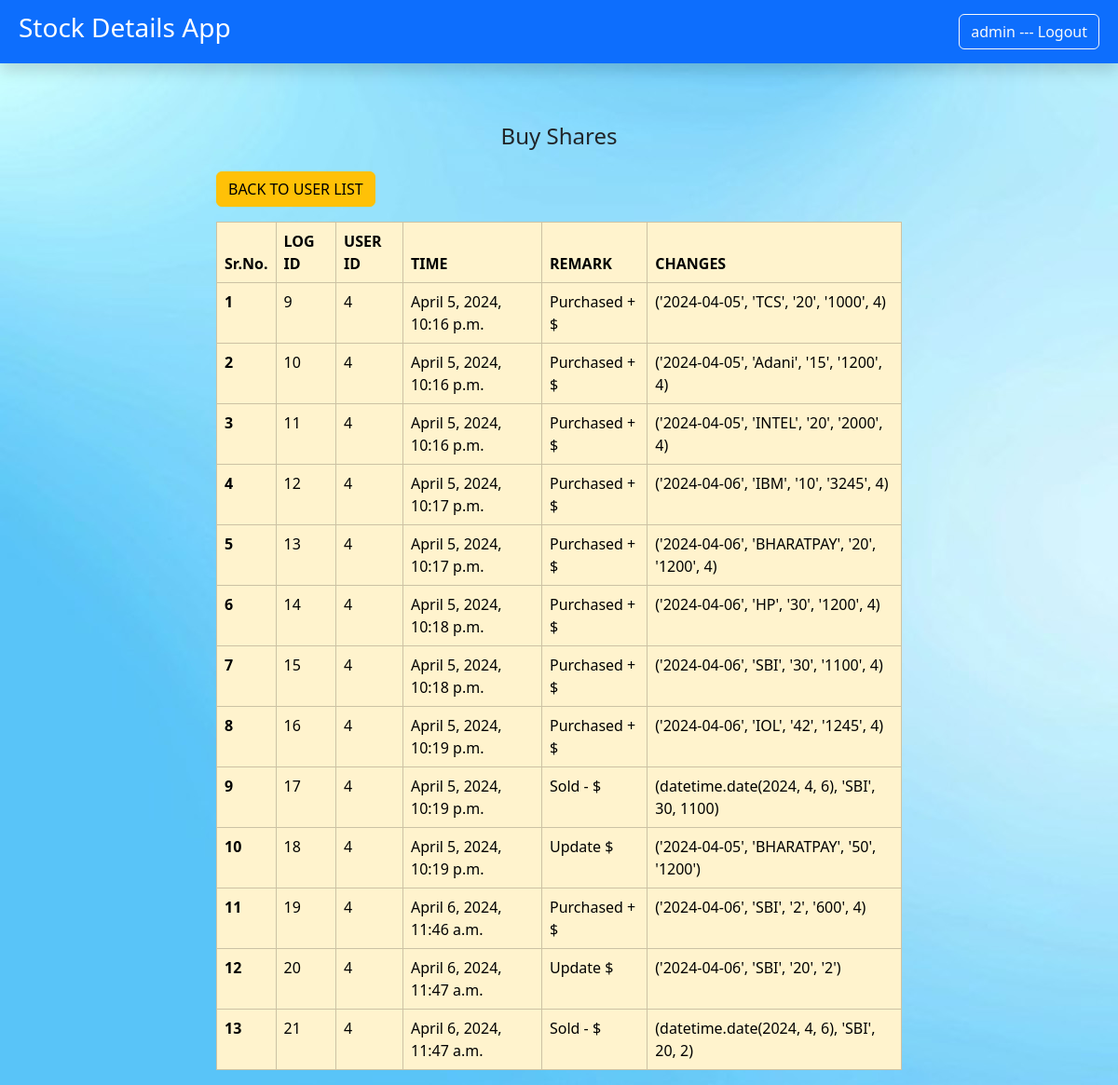
/user_logs/4 (signed in), run on the app's committed database.
### sharesapp/models.py (models this page shows)
class UserLogDetails(models.Model):
    log_id=models.BigAutoField(auto_created=True,primary_key=True)
    uid=models.IntegerField()
    time=models.DateTimeField(auto_now=True)
    remark=models.CharField(max_length=250)
    changes=models.CharField(max_length=250)

### sharesapp/views.py (the view)
# urls.py: path('user_logs/<int:id>',views.user_logs,name="USER_LOGS")
@login_required(login_url="LOG_IN")
def user_logs(request,id=None):
    if request.method=="GET" and id!=None :
        userlogs=UserLogDetails.objects.all().filter(uid=id)                #filter log according to user id
    return render(request,'sharesapp/user_logs.html',{'userlogs':userlogs})

### sharesapp/templates/sharesapp/user_logs.html (shortened to what this page needs)
{% extends "base.html" %}
{% block content %}
<div class="container mt-5">
    <div class="row">
        <div class="col-md-8 mx-auto">
          <ul class="nav justify-content-center mt-3">
            <li class="nav-item">
               <h4>Buy Shares</h4>
            </li>
          </ul>
        </div>
    </div>
    <div class="row">
      <div class="col-md-8 mx-auto">
        <a button type="button" class="btn btn-warning mt-3" href="{% url 'USER_LIST' %}">BACK TO USER LIST </a>
        <table class="table table-bordered border-primary mt-3">
            <thead>
                <tr class="table-warning">
                <th scope="col">Sr.No.</th>
                <th scope="col">LOG ID</th>
                <th scope="col">USER ID</th>
                <th scope="col">TIME</th>
                <th scope="col">REMARK</th>
                <th scope="col">CHANGES</th>
                </tr>
            </thead>
            <tbody>
                {% for rec in userlogs %}
                <tr class="table-warning">
                    <th scope="row">{{forloop.counter}}</th>
                    <td>{{ rec.log_id }}</td>
                    <td>{{ rec.uid }}</td>
                    <td>{{ rec.time }}</td>
                    <td>{{ rec.remark }}</td>
                    <td>{{ rec.changes }}</td>
                </tr>
                {% endfor %}
            </tbody>
            </table>
    </div>
</div>
{% endblock content %}

### sharesapp/templates/sharesapp/base.html (shortened to what this page needs)
<!doctype html>
{% load static %}
<html lang="en">
  <head>
    <link href="https://cdn.jsdelivr.net/npm/bootstrap@5.3.2/dist/css/bootstrap.min.css" rel="stylesheet">
  </head>
  <body background="{% static 'images\bg7.jpg' %}" background-repeat: repeat;>
    <nav class="navbar navbar-dark bg-primary shadow p-2 mb-5" style="background-color: #e3f2fd;">
      <div class="container-fluid  ">
        <a class="navbar-brand "><h3> Stock Details App</h3></a>
        <form class="d-flex" role="search">
         {% if request.user.is_authenticated %}
         <a href="{% url "LOG_OUT" %}" class="btn btn-outline-light align-content-lg-end ms-2"> {{ request.user}} --- Logout</a>
         {% else %}
            <a href="{% url "LOG_IN" %}" class="btn btn-outline-light align-content-lg-end ms-2">Log-in</a>
         {% endif %}
        </form>
      </div>
    </nav>
    {% block content %} {% endblock content %}
  </body>
</html>

### data on the page
UserLogDetails: log_id "9", uid "4", time "April 5, 2024, 10:16 p.m.", remark "Purchased + $", changes "('2024-04-05', 'TCS', '20', '1000', 4)"
UserLogDetails: log_id "10", uid "4", time "April 5, 2024, 10:16 p.m.", remark "Purchased + $", changes "('2024-04-05', 'Adani', '15', '1200', 4)"
UserLogDetails: log_id "11", uid "4", time "April 5, 2024, 10:16 p.m.", remark "Purchased + $", changes "('2024-04-05', 'INTEL', '20', '2000', 4)"
UserLogDetails: log_id "12", uid "4", time "April 5, 2024, 10:17 p.m.", remark "Purchased + $", changes "('2024-04-06', 'IBM', '10', '3245', 4)"
UserLogDetails: log_id "13", uid "4", time "April 5, 2024, 10:17 p.m.", remark "Purchased + $", changes "('2024-04-06', 'BHARATPAY', '20', '1200', 4)"
UserLogDetails: log_id "14", uid "4", time "April 5, 2024, 10:18 p.m.", remark "Purchased + $", changes "('2024-04-06', 'HP', '30', '1200', 4)"
UserLogDetails: log_id "15", uid "4", time "April 5, 2024, 10:18 p.m.", remark "Purchased + $", changes "('2024-04-06', 'SBI', '30', '1100', 4)"
UserLogDetails: log_id "16", uid "4", time "April 5, 2024, 10:19 p.m.", remark "Purchased + $", changes "('2024-04-06', 'IOL', '42', '1245', 4)"
UserLogDetails: log_id "17", uid "4", time "April 5, 2024, 10:19 p.m.", remark "Sold - $", changes "(datetime.date(2024, 4, 6), 'SBI', 30, 1100)"
UserLogDetails: log_id "18", uid "4", time "April 5, 2024, 10:19 p.m.", remark "Update $", changes "('2024-04-05', 'BHARATPAY', '50', '1200')"
UserLogDetails: log_id "19", uid "4", time "April 6, 2024, 11:46 a.m.", remark "Purchased + $", changes "('2024-04-06', 'SBI', '2', '600', 4)"
UserLogDetails: log_id "20", uid "4", time "April 6, 2024, 11:47 a.m.", remark "Update $", changes "('2024-04-06', 'SBI', '20', '2')"
UserLogDetails: log_id "21", uid "4", time "April 6, 2024, 11:47 a.m.", remark "Sold - $", changes "(datetime.date(2024, 4, 6), 'SBI', 20, 2)"

### other printed values
{{ request.user }} "admin"
